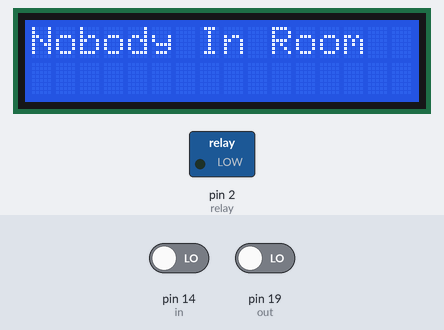
Recording of a sketch running on a simulated Arduino Uno, built with avr-gcc and run on an emulated ATmega328P. Parts: 16×2 character LCD, switched loads named in the sketch (green lamp = pin HIGH). Inputs (shaded band) come from the test bench; at power-on: pin 14 (in) LOW, pin 19 (out) LOW.

Above: at 1.6 s.
1.7 s: pin 14 (in) driven HIGH
At 2.0 s:
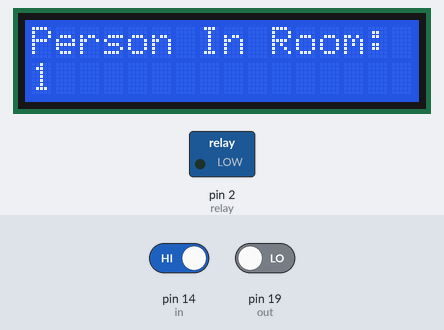
4.2 s: pin 19 (out) driven HIGH
At 4.45 s:
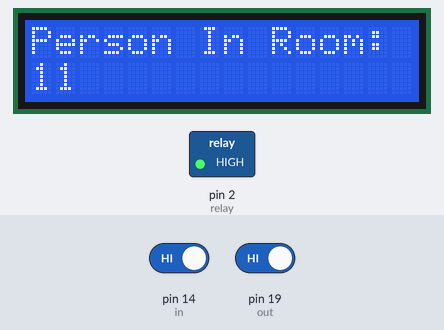
6.8 s: pin 19 (out) driven LOW
At 6.91 s:
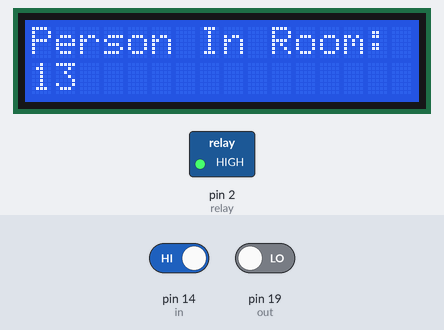
Timing chart, 0 to 9.8 s (numbered marks = the images above; inputs shaded):
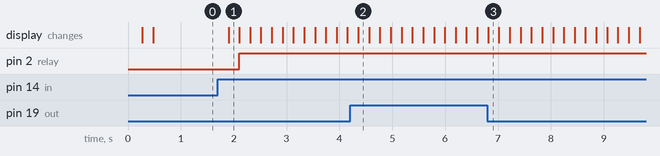

The sketch:

visitor_counter.ino
```cpp
#include<LiquidCrystal.h>
LiquidCrystal lcd(13,12,11,10,9,8);

#define in 14
#define out 19
#define relay 2

int count=0;

void IN()
{
    count++;
    lcd.clear();
    lcd.print("Person In Room:");
    lcd.setCursor(0,1);
    lcd.print(count);
    delay(200);
}

void OUT()
{
  if(count>0){
    count--;
  }
    lcd.clear();
    lcd.print("Person In Room:");
    lcd.setCursor(0,1);
    lcd.print(count);
    delay(200);
}

void setup()
{
  lcd.begin(16,2);
  lcd.print("Visitor Counter");
  pinMode(in, INPUT);
  pinMode(out, INPUT);
  pinMode(relay,OUTPUT);
  delay(200);
  lcd.clear();
  lcd.print("Person In Room: ");
  lcd.setCursor(0,1);
  lcd.print(count);
  delay(200);
}

void loop()
{

  if(digitalRead(in)==1)
  IN();
  if(digitalRead(out)==1)
  OUT();

  if(count<=0)
  {
    lcd.clear();
    lcd.print("Nobody In Room");
    digitalWrite(relay,LOW);
    delay(200);
  }
  else{
    digitalWrite(relay,HIGH);
  }

}
```

Measured:
- after the input at 1.7 s, pin 2 (relay): LOW → HIGH after 0.40 s; the display: changes after 0.20 s (image 1)
- after the input at 6.8 s, the display: changes at once (image 3)
